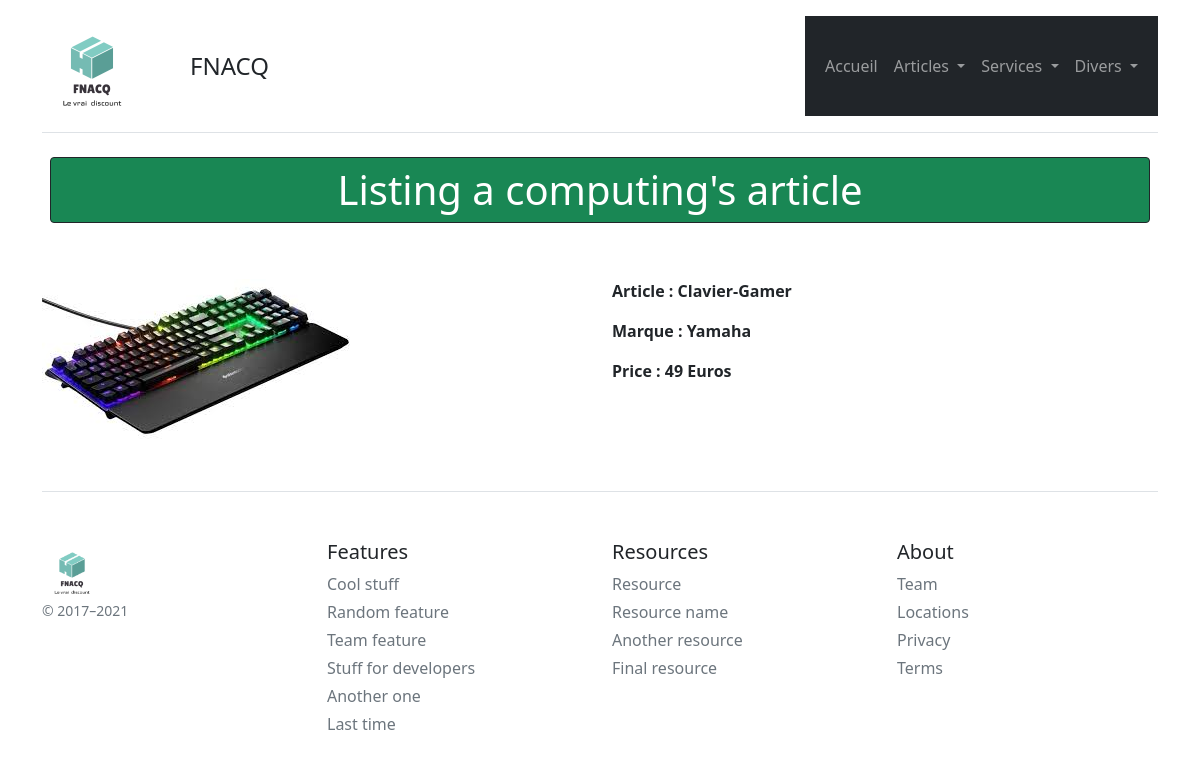
/materielsInformatiques/display/1, run on the app's committed database.
### tables this page shows
CREATE TABLE IF NOT EXISTS `informatique` (
`id` int(11) NOT NULL,
  `category` varchar(255) NOT NULL,
  `article` varchar(256) NOT NULL,
  `marque` varchar(256) NOT NULL,
  `price` int(40) NOT NULL,
  `image` varchar(256) NOT NULL
);

### controllers/MainController.controller.php (called while the page is built, shortened)
<?php
abstract class MainController
{
    protected function genererPage($data)
    {
        extract($data);
        require_once($view);
    }
}

### controllers/Informatique/InformatiqueController.controller.php (called while the page is built, shortened)
<?php
require_once "./controllers/MainController.controller.php";
require_once "./models/Informatique/InformatiqueManager.model.php";
class InformatiqueController extends MainController
{
    private $informatiqueManager;
    public function __construct()
    {
        $this->informatiqueManager = new InformatiqueManager();
        $this->informatiqueManager ->chargementInfo();
    }
    public function afficherUnInfo($id)
    {
        $info = $this->informatiqueManager->getInfoById($id);
        $data_page = [
            "page_description" => "Affichage d'un article informatique",
            "page_title" => "Affichage d'un article informatique",
            "info"=>$info,
            "view" => "views/Materiel-Informatique/afficherUnInfo.view.php",
            "template" => "views/common/template.php"
        ];
        $this->genererPage($data_page);
    }
}

### models/Informatique/InformatiqueManager.model.php (called while the page is built, shortened)
<?php
require_once "Info.class.php";
class InformatiqueManager extends MainManager{
    private $infos;
    public function ajoutInfo($info)
    {
        $this->infos[] = $info;
    }
    public function chargementInfo()
    {
        $req = $this->getBdd()->prepare("SELECT * FROM informatique");
        $req->execute();
        $mesInfos = $req->fetchAll(PDO::FETCH_ASSOC);
    }
    public function getInfoById($id)
    {
        for ($i = 0; $i < count($this->infos); $i++) {
            if ($this->infos[$i]->getId() === $id) {
                return $this->infos[$i];
            }
        }
    }
}

### models/Informatique/Info.class.php (called while the page is built, shortened)
<?php
class Info {
    private $id;
    private $title;
    private $marque;
    private $price;
    private $image;
    public function __construct($id, $category, $title, $marque,$price, $image){
        $this->id = $id;
        $this->title = $title;
        $this->marque = $marque;
        $this->price = $price;
        $this->image = $image;
    }
    public function getId() { return $this->id;}
    public function getTitle() { return $this->title;}
    public function getMarque() { return $this->marque;}
    public function getPrice() { return $this->price;}
    public function getImage() { return $this->image;}
}

### models/Model.class.php (called while the page is built, shortened)
<?php
abstract class Model{
    private static $pdo;
    private static function setBdd(){
        self::$pdo = new PDO("mysql:host=localhost;dbname=Fnacq;charset=utf8mb4", "root", "");
        self::$pdo->setAttribute(PDO::ATTR_ERRMODE, PDO::ERRMODE_EXCEPTION);
    }
    protected function getBdd(){
        return self::$pdo;
    }
}

### views/Materiel-Informatique/afficherUnInfo.view.php (the view)
<h1 class="rounded border border-dark p-2 m-2 text-center text-white bg-success">Listing a computing's article</h1>
<br>
<br>
<div class="row">
    <div class="col-6"style="font-weight: bold">
    <img src="<?= URL ?>public/Assets/images/materielsInformatiques/<?= $info->getImage(); ?>">
    </div>
    <div class="col-6"style="font-weight: bold">
        <p>Article : <?= $info->getTitle(); ?></p>
        <p>Marque : <?= $info->getMarque(); ?></p>
        <p>Price : <?= $info->getPrice()." Euros"; ?></p>
    </div>
</div>

### data on the page
informatique: image (picture), article "Clavier-Gamer", marque "Yamaha", price "49"
